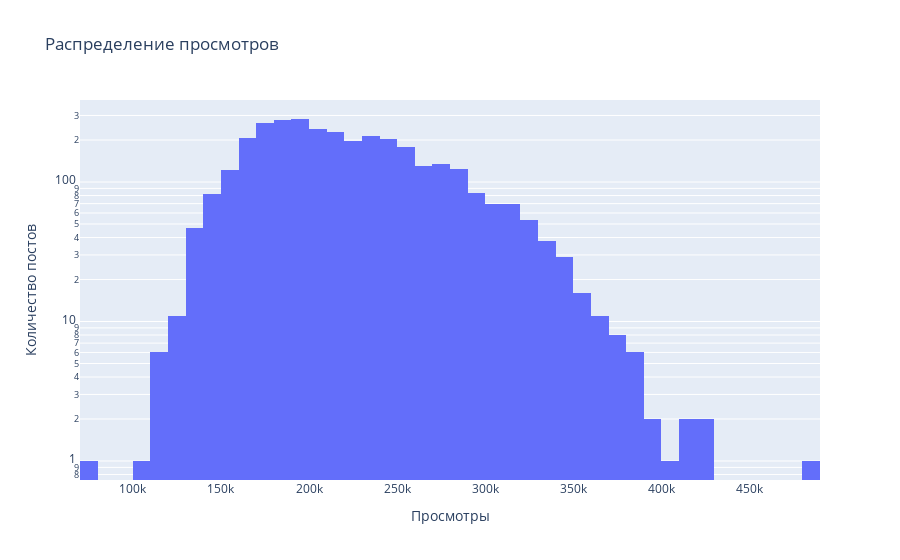
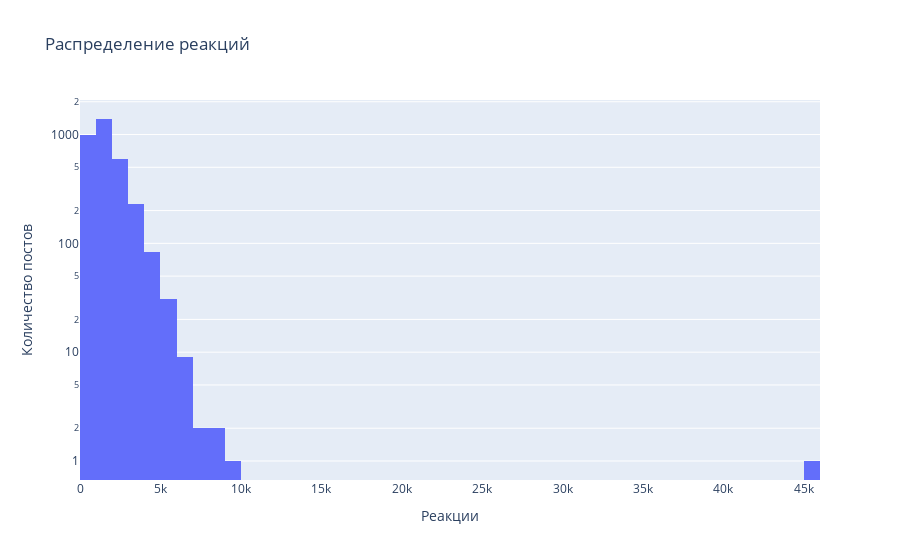

Notebook cell for these charts, in order:
### Markdown cell above
**Распределения просмотров и реакций**

### Code cell
fig = px.histogram(df, x="views", nbins=50, title="Распределение просмотров")
fig.update_layout(xaxis_title="Просмотры", yaxis_title="Количество постов")
fig.update_yaxes(type="log")
fig.show()

fig = px.histogram(df, x="reactions", nbins=50, title="Распределение реакций")
fig.update_layout(xaxis_title="Реакции", yaxis_title="Количество постов")
fig.update_yaxes(type="log")
fig.show()

### Figure 1 — Plotly figure (JSON) as saved in the notebook; plotly's stock layout.template omitted (floating-point values rounded to 4 significant figures; data arrays with more than 128 entries replaced by an {"elided": "..."} marker saying what was removed)
{"data": [{"bingroup": "x", "hovertemplate": "views=%{x}<br>count=%{y}<extra></extra>", "legendgroup": "", "marker": {"color": "#636efa", "pattern": {"shape": ""}}, "name": "", "nbinsx": 50, "orientation": "v", "showlegend": false, "type": "histogram", "x": {"elided": "3351 int values"}, "xaxis": "x", "yaxis": "y"}], "layout": {"barmode": "relative", "legend": {"tracegroupgap": 0}, "title": {"text": "Распределение просмотров"}, "xaxis": {"anchor": "y", "domain": [0, 1], "title": {"text": "Просмотры"}}, "yaxis": {"anchor": "x", "domain": [0, 1], "title": {"text": "Количество постов"}, "type": "log"}}}

### Figure 2 — Plotly figure (JSON) as saved in the notebook; plotly's stock layout.template omitted (floating-point values rounded to 4 significant figures; data arrays with more than 128 entries replaced by an {"elided": "..."} marker saying what was removed)
{"data": [{"bingroup": "x", "hovertemplate": "reactions=%{x}<br>count=%{y}<extra></extra>", "legendgroup": "", "marker": {"color": "#636efa", "pattern": {"shape": ""}}, "name": "", "nbinsx": 50, "orientation": "v", "showlegend": false, "type": "histogram", "x": {"elided": "3351 int values"}, "xaxis": "x", "yaxis": "y"}], "layout": {"barmode": "relative", "legend": {"tracegroupgap": 0}, "title": {"text": "Распределение реакций"}, "xaxis": {"anchor": "y", "domain": [0, 1], "title": {"text": "Реакции"}}, "yaxis": {"anchor": "x", "domain": [0, 1], "title": {"text": "Количество постов"}, "type": "log"}}}
